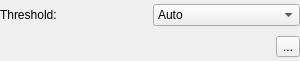
<?xml version="1.0" encoding="UTF-8"?>
<ui version="4.0">
 <class>qMRMLVolumeThresholdWidget</class>
 <widget class="QWidget" name="qMRMLVolumeThresholdWidget">
  <property name="geometry">
   <rect>
    <x>0</x>
    <y>0</y>
    <width>300</width>
    <height>61</height>
   </rect>
  </property>
  <property name="sizePolicy">
   <sizepolicy hsizetype="Expanding" vsizetype="Fixed">
    <horstretch>0</horstretch>
    <verstretch>0</verstretch>
   </sizepolicy>
  </property>
  <property name="windowTitle">
   <string>Form</string>
  </property>
  <layout class="QGridLayout" name="gridLayout">
   <property name="margin">
    <number>0</number>
   </property>
   <item row="0" column="0">
    <widget class="QLabel" name="ThresholdLabel">
     <property name="text">
      <string>Threshold: </string>
     </property>
    </widget>
   </item>
   <item row="0" column="1">
    <widget class="QComboBox" name="AutoManualComboBox">
     <item>
      <property name="text">
       <string>Auto</string>
      </property>
     </item>
     <item>
      <property name="text">
       <string>Manual</string>
      </property>
     </item>
     <item>
      <property name="text">
       <string>Off</string>
      </property>
     </item>
    </widget>
   </item>
   <item row="1" column="0" colspan="2">
    <layout class="QHBoxLayout" name="horizontalLayout">
     <item>
      <widget class="ctkRangeWidget" name="VolumeThresholdRangeWidget"/>
     </item>
     <item>
      <widget class="QToolButton" name="RangeButton">
       <property name="text">
        <string>...</string>
       </property>
       <property name="icon">
        <iconset>
         <normaloff>:Icons/SliceMoreOptions.png</normaloff>:Icons/SliceMoreOptions.png</iconset>
       </property>
       <property name="checkable">
        <bool>true</bool>
       </property>
      </widget>
     </item>
    </layout>
   </item>
  </layout>
 </widget>
 <customwidgets>
  <customwidget>
   <class>ctkRangeWidget</class>
   <extends>QWidget</extends>
   <header>ctkRangeWidget.h</header>
  </customwidget>
 </customwidgets>
 <resources/>
 <connections/>
</ui>
